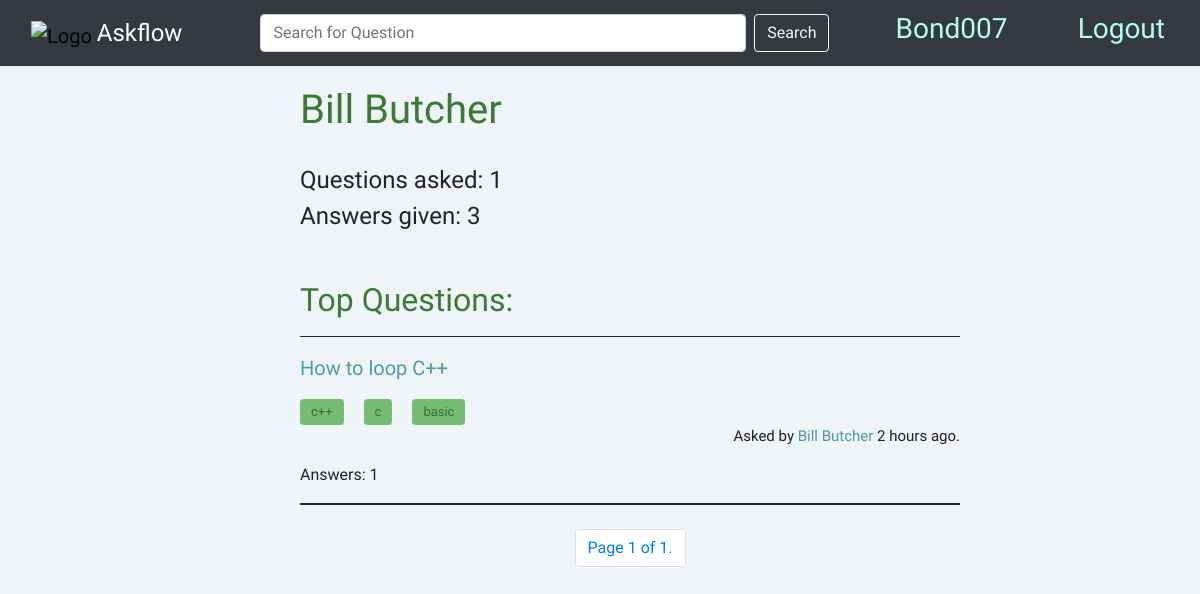
/profile/3 (signed in), run on the app's committed database.
### overflow/models.py (models this page shows, shortened)
class User(AbstractUser):
    joined_date = models.DateTimeField(auto_now_add=True)
    answers = models.IntegerField(default=0)
    questions = models.IntegerField(default=0)
    def __str__(self):
        return f"{self.username} created"

class Question(models.Model):
    title = models.CharField(max_length=500)
    body = models.TextField()
    upvotes = models.IntegerField(default=0)
    downvotes = models.IntegerField(default=0)
    user = models.ForeignKey(
        User, on_delete=models.CASCADE, related_name="get_questions"
    )
    date = models.DateTimeField(auto_now_add=True)
    no_answer = models.IntegerField(default=0)
    verified_answer = models.BooleanField(default=False)

class Tags(models.Model):
    tag = models.CharField(max_length=50)
    question = models.ForeignKey(
        Question, on_delete=models.CASCADE, related_name="get_tags"
    )
    class Meta:
        unique_together = (
            "tag",
            "question",
        )

### overflow/views.py (the view)
# urls.py: path("profile/<int:id>", views.profile, name="profile"),
def profile(request,id):
    print(id)
    user = User.objects.get(id=id)
    print(user)
    ques = Question.objects.filter(user=user)
    obj = []
    for q in ques:
        t = Tags.objects.filter(question=q)
        dd = datetime.now(timezone.utc) - q.date
        min = int(round(dd.total_seconds() / 60, 0))
        time = int(round(dd.total_seconds() / 3600, 0))
        if time < 1:
            time = f"{min} minutes"
        else:
            time = f"{time} hours"
        obj.append(
            {
                "que": q,
                "tags": t,
                "days": f"{(datetime.now(timezone.utc) - q.date).days} days",
                "time": time,
            }
        )
    paginator = Paginator(obj, 4)
    page_number = request.GET.get("page")
    page_obj = paginator.get_page(page_number)
    return render(
            request,
            "overflow/profile.html",
            {
                "objects": page_obj,
                "User": user,
            },
    )

### overflow/templates/overflow/profile.html (shortened to what this page needs)
{% extends "overflow/layout.html" %}
{% block body %}
<div class="index">
    <h1 style="color: #3D7A35;">{{User.username}}</h1>
    <br />
    <h4>Questions asked: {{User.questions}}</h4>
    <h4>Answers given: {{User.answers}}</h4>
    <h2 class="green">Top Questions:</h2>
    {% for object in objects %}
      <hr />
      <a href="{% url 'question' object.que.id %}"><p>{{ object.que.title }}</p></a>
      <div class="d-flex justify-content-start pl-10">
        {% for tag in object.tags %}
        <a id="tag" class="btn" href="{% url 'tag' tag.tag %}">{{ tag.tag }}</a>
        {% endfor %}
      </div>
      <div class="d-flex justify-content-end">
        <p id="user">Asked by <a id="username" href="{% url 'profile' object.que.user.id %}"> {{ object.que.user.username }} </a>
        {% if object.days == "0 days" %}
            {{object.time}} ago.
        {% else %}
            {{object.days}} ago.
        {% endif %}
        </p>
        <br />
      </div>
        <p>Answers: {{object.que.no_answer}}</p>
    {% endfor %}
       <hr />
 <div class="d-flex justify-content-center mt-4">
    <nav aria-label="Page navigation example" id="foo">
     <ul class="pagination">
         <li class="page-item" ><span class="current page-link">
             Page {{ objects.number }} of {{ objects.paginator.num_pages }}.
         </span></li>
       </ul>
   </nav>
   </div>
</div>
{% endblock %}

### overflow/templates/overflow/layout.html (shortened to what this page needs)
{% load static %}
<!DOCTYPE html>
<html lang="en">
    <head>
        <link rel="stylesheet" href="https://stackpath.bootstrapcdn.com/bootstrap/4.4.1/css/bootstrap.min.css">
        <link rel="stylesheet" href="https://cdn.jsdelivr.net/npm/bootstrap-icons@1.5.0/font/bootstrap-icons.css">
        <link href="{% static 'overflow/styles.css' %}" rel="stylesheet">
        <link href="{% static 'overflow/index.css' %}" rel="stylesheet">
    </head>
    <body>
        <nav class="navbar navbar-light bg-dark mr-0">
            <div class="container-fluid">
              <a class="navbar-brand" href="{% url 'index' %}">
                <img
                  src="../static/overflow/download-icon-drawn+social+stack+overflow+icon-1320191384929497317_0.svg"
                  class="me-2"
                  height="50"
                  alt="Logo"
                  loading="lazy"
                />
                <span id="overflow" style="color: white;">Askflow</span>
              </a>
              <form action="{% url 'index' %}" method="post" class="d-flex input-group" id="search">
                <input
                  type="search"
                  class="form-control rounded"
                  placeholder="Search for Question"
                  aria-label="Search"
                  aria-describedby="search-addon"
                  name="search"
                />
                <button class="btn btn-outline-light my-2 my-sm-0 ml-2" type="submit">Search</button>
              </form>
               {% if user.is_authenticated %}
               <a href="{% url 'profile' user.id %}" style="text-decoration: none;"><h3 style="color: rgb(180, 254, 235);" id="HomeB">{{ user.username }}</h3></a>
               <a href="{% url 'logout' %}" style="text-decoration: none;"><h3 style="color: rgb(180, 254, 235);" id="HomeB">Logout</h3></a>
               {% else %}
               <a href="{% url 'login' %}" style="color: rgb(180, 254, 235); text-decoration: none;"><h3 id="HomeB">Login</h3></a>
               <a href="{% url 'register' %}" style="color: rgb(180, 254, 235); text-decoration: none;"><h3 id="HomeB">Register</h3></a>
               {% endif %}
            </div>
          </nav>
        <div class="body">
            {% block body %}
            {% endblock %}
        </div>
    </body>
</html>

### overflow/static/overflow/styles.css (style rules this page uses)
body { background-color: #EFF4F8; font-family: 'Catamaran', sans-serif; }
#overflow { color: rgb(180, 254, 235); font-size: larger; }
#HomeB { cursor: pointer; padding: 4px; }
#search { width: 50%; }
a { text-decoration: none; }

### overflow/static/overflow/index.css (style rules this page uses)
.index { display: block; margin-top: 20px; margin-left: 25%; margin-right: 20%; }
.index .btn { background-color: rgb(8, 65, 254); color: aliceblue; }
hr { size: 3; color: black; height: 1.5px; border-width:0; background-color:rgb(43, 41, 41) }
.index a { text-decoration: none; font-size: 20px; color: #4D9CA1; font-weight: 500; }
a#tag.btn { font-size: 13px; font-weight: 500; width: fit-content; padding: 2px 10px; background-color: #73BD72; color: rgba(16, 15, 15, 0.496); margin-right: 20px; }
.d-flex.justify-content-end p#user { font-size: 15px; color: #1f2023; }
a#username { font-size: 15px; cursor: pointer; }
.green { margin-top: 50px; color: #3D7A35; }

### data on the page
User: username "Bond007"
User: username "Bill Butcher", questions "1", answers "3"
Question: que "How to loop C++", que.user.username "Bill Butcher", time "2 hours", que.no_answer "1"
Tags: tag "c++"
Tags: tag "c"
Tags: tag "basic"

### other printed values
{{ objects.number }} "1"
{{ objects.paginator.num_pages }} "1"
